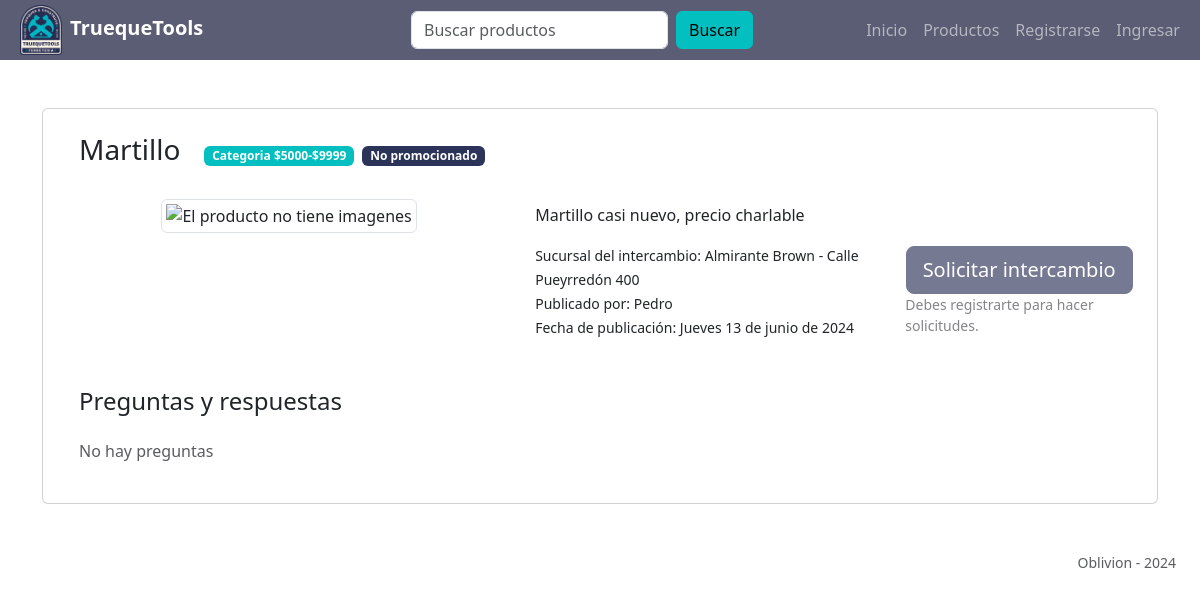
/productos/id/2, run on an earlier commit of the app's database.
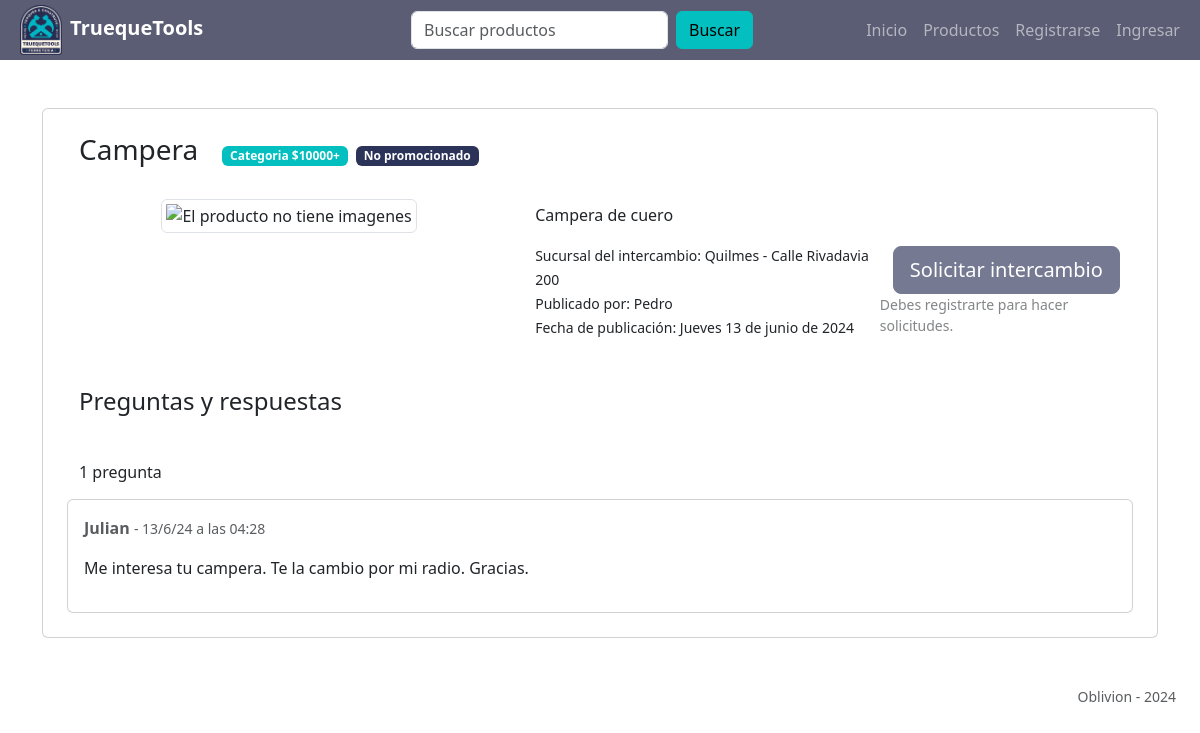
And on a later commit of the database.
### tt_app/models.py (models this page shows, shortened)
class Producto(models.Model):
    nombre = models.CharField(max_length=50)
    descripcion = models.TextField(
        validators=[
            MinLengthValidator(10, "Este campo debe contener al menos 10 caracteres")
        ],
        max_length=1000,
    )
    class Categoria(models.IntegerChoices):
        categoria_1 = 1, _("$0-$4999")
        categoria_2 = 2, _("$5000-$9999")
        categoria_3 = 3, _("$10000+")
    categoria = models.IntegerField(choices=Categoria.choices)
    fecha_de_publicacion = models.DateTimeField(auto_now=True)
    imagen = ImageField(blank=True, upload_to="media/")
    promocionado = models.BooleanField(default=False)
    reservado = models.BooleanField(default=False)
    disponible = models.BooleanField(default=True)
    activo = models.BooleanField(default=True)
    usuario = models.ForeignKey(
        Usuario, on_delete=models.CASCADE, related_name="productos"
    )
    sucursal = models.ForeignKey(
        Sucursal, on_delete=models.CASCADE, related_name="productos"
    )

class Sucursal(models.Model):
    ciudad = models.CharField(max_length=50)
    direccion = models.CharField(max_length=200)
    activo = models.BooleanField(default=True)

class Usuario(AbstractBaseUser):
    email = models.EmailField(verbose_name="email", max_length=60, unique=True)
    username = models.CharField(max_length=30, blank=True)
    first_name = models.CharField(max_length=50, blank=True)
    last_name = models.CharField(max_length=50, blank=True)
    date_joined = models.DateTimeField(verbose_name="date joined", auto_now_add=True)
    last_login = models.DateTimeField(verbose_name="last login", auto_now=True)
    is_admin = models.BooleanField(default=False)
    is_active = models.BooleanField(default=True)
    is_staff = models.BooleanField(default=False)
    is_superuser = models.BooleanField(default=False)
    dni = models.CharField(max_length=10, blank=True)
    phone = models.CharField(max_length=30, blank=True)
    birthdate = models.DateField(default="1990-01-01", blank=True)
    hide_email = models.BooleanField(default=True)
    sucursal = models.ForeignKey(
        Sucursal, on_delete=models.CASCADE, related_name="empleados", null=True
    )
    objects = MyCustomUserManager()
    USERNAME_FIELD = "email"

class Pregunta(models.Model):
    producto = models.ForeignKey(
        Producto, on_delete=models.CASCADE, related_name="preguntas"
    )
    cliente = models.ForeignKey(Usuario, on_delete=models.CASCADE)
    texto = models.CharField(max_length=200)
    respuesta = models.ForeignKey(Respuesta, on_delete=models.CASCADE, null=True)
    fecha = models.DateTimeField(auto_now=True)

### tt_app/views/producto_view.py (the view)
# urls.py: path("productos/id/<int:id>", producto_view.detalle_producto, name="detalle_producto"),
def detalle_producto(request, id):
    producto = get_object_or_404(Producto, id=id)
    preguntas = producto.preguntas.all().order_by("-fecha")
    form_pregunta = FormularioDePregunta()
    form_respuesta = FormularioDeRespuesta()
    return render(
        request,
        "productos/detalle_producto.html",
        {"producto": producto, "preguntas": preguntas, "form_pregunta": form_pregunta, "form_respuesta": form_respuesta},
    )

### tt_app/forms/producto_forms.py
class FormularioDePregunta(forms.ModelForm):
    texto = forms.CharField(
        required=True,
        max_length=1000,
        widget=forms.Textarea(
            attrs={"class": "form-control", "placeholder": "Escribí tu pregunta sobre este producto"}
        ),
        error_messages={
            "required": "Debe ingresar un texto para registrar la pregunta",
        },
    )
    class Meta:
        model = Pregunta
        fields = ["texto"]

class FormularioDeRespuesta(forms.ModelForm):
    texto = forms.CharField(
        required=True,
        max_length=1000,
        widget=forms.Textarea(
            attrs={"class": "form-control", "placeholder": "Respondé la consulta que hicieron sobre tu producto"}
        ),
        error_messages={
            "required": "Debe ingresar un texto para registrar la respuesta",
        },
    )
    class Meta:
        model = Respuesta
        fields = ["texto"]

### tt_app/templates/productos/detalle_producto.html (shortened to what this page needs)
{% extends 'base.html' %}
{% load static %}
{% block content %}
<div class="card ">
{% if producto.activo %}
<div class="row m-4">
    <span class="d-flex align-items-center mb-4 ">
        <h3 class="me-3">{{producto.nombre|capfirst}}</h3>
        <div class="mx-2">
            <a href="#" class="badge badge-primary bg-primary text-decoration-none text-white me-1">Categoria {{producto.get_categoria_display}}</a>
            {% if producto.promocionado %}
                <a href="#" class="badge badge-primary bg-warning text-decoration-none text-dark">Promocionado</a>
            {% else %}
                <a href="#" class="badge badge-secondary bg-secondary text-decoration-none text-white">No promocionado</a>
            {% endif %}
        </div>
    </span>
    <div class="col-5 ">
        <div class="d-flex align-items-center justify-content-center w-100">
            {% if producto.imagen %}
            <img src="{{producto.imagen.url}}" alt="Imagen del producto" class="img-fluid border border-2 w-100" />
            {% else %}
            <img src="{%static 'images/default-image-missing.png'%}" alt="El producto no tiene imagenes" class="img-thumbnail" />
            {% endif %}
        </div>
    </div>
    <div class="col-7 d-flex flex-column ps-4 pe-0">
        <p class="mt-1">{{producto.descripcion|capfirst}}</p>
        <span class="d-flex mt-auto">
            <div class=" fw-light">
                <small>Sucursal del intercambio: {{producto.sucursal.ciudad}} - {{producto.sucursal.direccion}}</small><br>
                <small>Publicado por: {{producto.usuario.first_name}}</small><br>
                <small>Fecha de publicación: {{producto.fecha_de_publicacion|date:'l j \d\e F \d\e Y'|capfirst}} </small><br>
            </div>
            {%if not user.is_staff and producto.usuario != user and producto.disponible%}
                {%if not user.is_authenticated or producto.reservado%}
                <div class="d-flex flex-column justify-content-end align-items-center my-auto ms-auto">
                    <button class="btn btn-secondary btn-lg" disabled>Solicitar intercambio</button>
                    {%if not user.is_authenticated%}
                    <small class="fw-light text-muted text-wrap opacity-75">Debes registrarte para hacer solicitudes.</small>
                    {%elif producto.reservado%}
                    <small class="fw-light text-muted text-wrap opacity-75">Este producto está reservado de momento.</small>
                    {%endif%}
                </div>
            {%else%}
            <a href="{% url 'solicitar' id=producto.id %}" class="btn btn-primary btn-lg my-auto ms-auto">Solicitar intercambio</a>
            {%endif%}
            {%endif%}
        </span>
    </div>
    <h4 class="mt-5 mb-4">Preguntas y respuestas</h4>
    {%if preguntas%}
    {% with preguntas.count as total_de_preguntas %}
        <h6 class="mt-4">
            {{ total_de_preguntas }} pregunta{{ total_de_preguntas|pluralize }}
        </h6>
    {% endwith %}
    {%endif%}
    {% for pregunta in preguntas.all %}
        <div class="preguntas card card-body mt-2">
            <p class="info text-muted"><b>{{ pregunta.cliente.first_name }}</b> <small>- {{pregunta.fecha|date:'j/n/y \a \l\a\s H:i'}}</small></p>
            <p class="mb-3">{{ pregunta.texto|capfirst}}</p>
        </div>
        {% empty %}
            <p class="text-muted">No hay preguntas</p>
    {% endfor %}
</div>
</div>
{% endif %}
{% endblock %}

What changed in the data, as far as the page shows it:
changed Producto "Pedro": nombre "Martillo" → "Campera"; categoria "$5000-$9999" → "$10000+"; descripcion "Martillo casi nuevo, precio charlable" → "Campera de cuero"; sucursal.ciudad "Almirante Brown" → "Quilmes"; sucursal.direccion "Calle Pueyrredón 400" → "Calle Rivadavia 200"
now on this page (row edited): Pregunta: cliente.first_name "Julian", fecha "13/6/24 a las 04:28", texto "Me interesa tu campera. Te la cambio por mi radio. Gracias."
changed Pregunta: producto_id 1 → 2 (drawn)
Also different on the page:
{{ total_de_preguntas }}: (not shown) → "1"
text no longer shown: "No hay preguntas"
text now shown: "pregunta"
